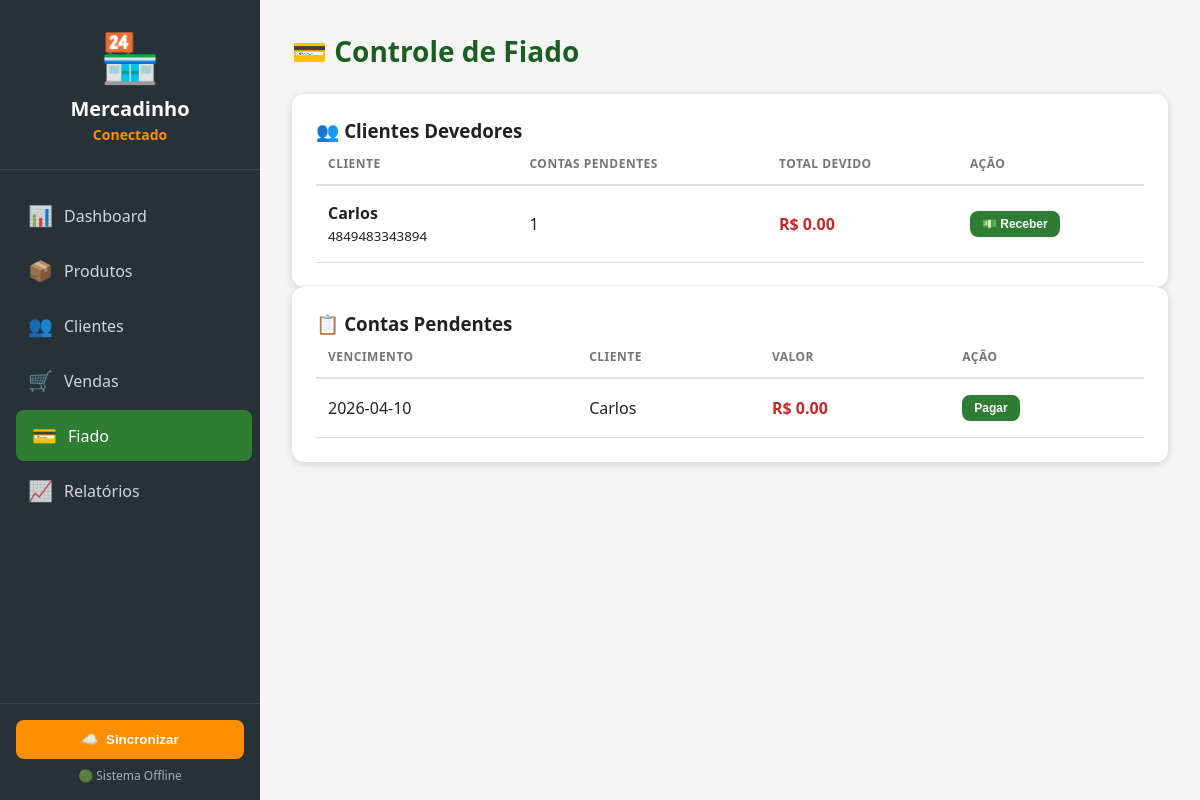
Before: /fiado/ with the older database file.
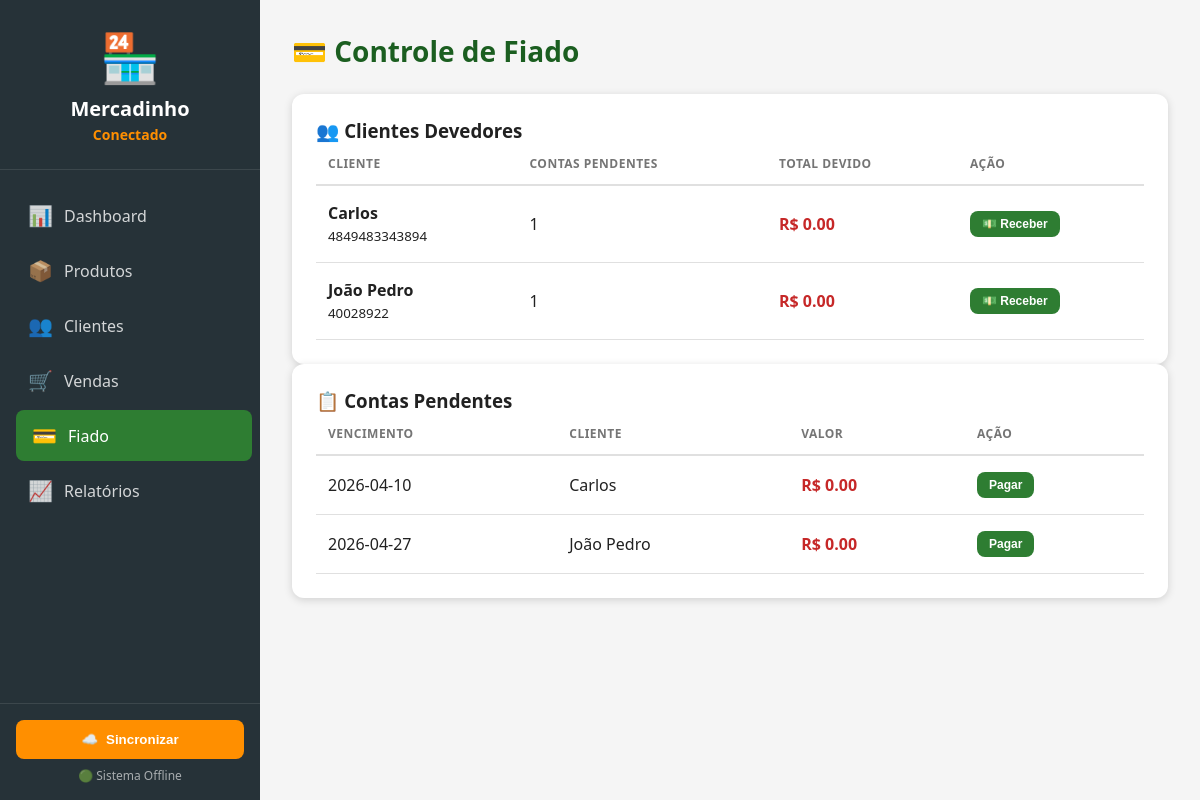
After: the same page with the newer database file.
### tables this page shows
CREATE TABLE clientes (
            id INTEGER PRIMARY KEY AUTOINCREMENT,
            nome TEXT NOT NULL,
            telefone TEXT,
            saldo_devedor REAL DEFAULT 0.0
        );

CREATE TABLE contas_receber (
            id INTEGER PRIMARY KEY AUTOINCREMENT,
            cliente_id INTEGER NOT NULL,
            venda_id INTEGER,
            valor REAL NOT NULL,
            data_vencimento DATE,
            data_pagamento TIMESTAMP,
            status TEXT DEFAULT 'pendente',  -- 'pendente', 'pago', 'atrasado'
            FOREIGN KEY (cliente_id) REFERENCES clientes (id),
            FOREIGN KEY (venda_id) REFERENCES vendas (id)
        );

### routes/fiado.py (the view)
@fiado_bp.route('/')
def index():
    hoje = datetime.now().strftime('%Y-%m-%d')
    clientes_devedores = query_db("""
        SELECT c.id, c.nome, c.telefone, c.saldo_devedor,
               COUNT(cr.id) as total_contas,
               SUM(CASE WHEN cr.status = 'pendente' THEN cr.valor ELSE 0 END) as total_pendente
        FROM clientes c
        LEFT JOIN contas_receber cr ON c.id = cr.cliente_id
        WHERE c.saldo_devedor > 0 OR cr.status = 'pendente'
        GROUP BY c.id
        ORDER BY total_pendente DESC
    """)
    contas_pendentes = query_db("""
        SELECT cr.*, c.nome as cliente_nome, v.data as data_venda
        FROM contas_receber cr
        JOIN clientes c ON cr.cliente_id = c.id
        LEFT JOIN vendas v ON cr.venda_id = v.id
        WHERE cr.status = 'pendente'
        ORDER BY cr.data_vencimento
    """)
    return render_template('fiado.html',
                         clientes=clientes_devedores,
                         contas=contas_pendentes,
                         hoje=hoje)

### models/database.py (called while the page is built)
def get_db_connection():
    conn = sqlite3.connect(DATABASE_PATH)
    conn.row_factory = sqlite3.Row  # Permite acessar colunas pelo nome
    return conn

def query_db(query, args=(), one=False):
    conn = get_db_connection()
    try:
        cursor = conn.execute(query, args)
        rv = cursor.fetchall()
        conn.commit()
        return (rv[0] if rv else None) if one else rv
    finally:
        conn.close()

### templates/fiado.html (shortened to what this page needs)
{% extends "base.html" %}
{% block content %}
<div class="page-header">
    <h2>💳 Controle de Fiado</h2>
</div>
<div class="fiado-grid">
    <div class="card">
        <h3>👥 Clientes Devedores</h3>
        <div class="table-responsive">
            <table class="data-table">
                <thead>
                    <tr>
                        <th>Cliente</th>
                        <th>Contas Pendentes</th>
                        <th>Total Devido</th>
                        <th>Ação</th>
                    </tr>
                </thead>
                <tbody>
                    {% for cliente in clientes %}
                    <tr>
                        <td>
                            <strong>{{ cliente.nome }}</strong><br>
                            <small>{{ cliente.telefone }}</small>
                        </td>
                        <td>{{ cliente.total_contas or 0 }}</td>
                        <td class="valor-devido">R$ {{ "%.2f"|format(cliente.total_pendente or 0) }}</td>
                        <td>
                            <button class="btn-primary btn-small" onclick="receberDeCliente('{{ cliente.id }}')">
                                💵 Receber
                            </button>
                        </td>
                    </tr>
                    {% endfor %}
                </tbody>
            </table>
        </div>
    </div>
    <div class="card">
        <h3>📋 Contas Pendentes</h3>
        <div class="table-responsive">
            <table class="data-table">
                <thead>
                    <tr>
                        <th>Vencimento</th>
                        <th>Cliente</th>
                        <th>Valor</th>
                        <th>Ação</th>
                    </tr>
                </thead>
                <tbody>
                    {% for conta in contas %}
                    <tr class="{{ 'atrasado' if conta.data_vencimento < hoje else '' }}">
                        <td>{{ conta.data_vencimento }}</td>
                        <td>{{ conta.cliente_nome }}</td>
                        <td class="valor-devido">R$ {{ "%.2f"|format(conta.valor) }}</td>
                        <td>
                            <button class="btn-primary btn-small" onclick="registrarPagamento(Number('{{ conta.id }}'), Number('{{ conta.valor }}'))">
                                Pagar
                            </button>
                        </td>
                    </tr>
                    {% endfor %}
                </tbody>
            </table>
        </div>
    </div>
</div>
{% endblock %}

Changed rows visible on the page:
added clientes: nome "João Pedro", telefone "40028922", total_contas "1", saldo_devedor "0.00"
added contas_receber: data_vencimento "2026-04-27", cliente_nome "João Pedro", valor "0.00"
